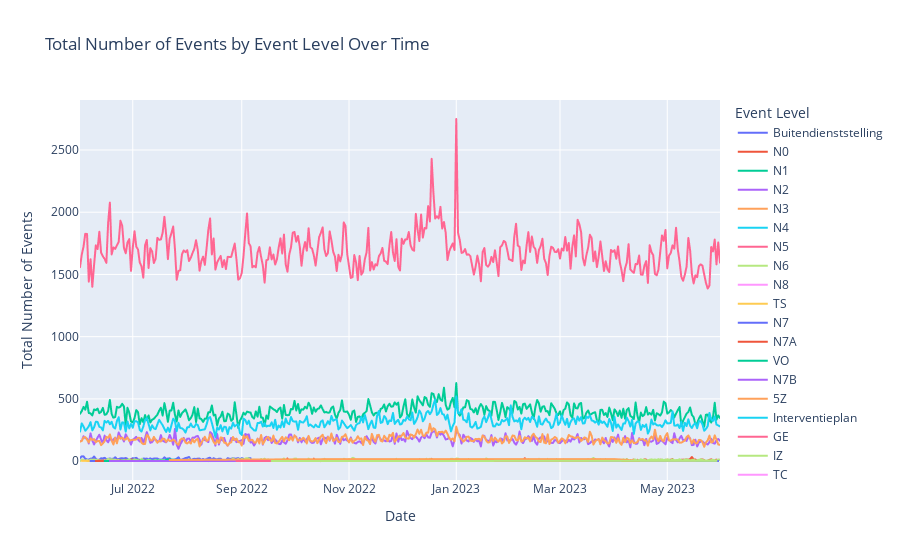

Notebook code for this chart:
### Code cell
import pandas as pd
import plotly.express as px

# Convert 't0' column to datetime type
interventions_dataset['t0'] = pd.to_datetime(interventions_dataset['t0'])

# Extract the date from the t0 column
interventions_dataset['t0_date'] = interventions_dataset['t0'].dt.date

# Group by t0_date and eventlevel_trip, then count the number of events in each group
event_counts = interventions_dataset.groupby(['t0_date', 'eventlevel_trip']).size().reset_index(name='event_count')

# Create an interactive line plot with Plotly Express
fig = px.line(event_counts, x='t0_date', y='event_count', color='eventlevel_trip', title='Total Number of Events by Event Level Over Time',
              labels={'t0_date': 'Date', 'event_count': 'Total Number of Events', 'eventlevel_trip': 'Event Level'})

# Show the plot
fig.show()

### Figure 1 — Plotly figure (JSON) as saved in the notebook; plotly's stock layout.template omitted (floating-point values rounded to 4 significant figures; data arrays with more than 128 entries replaced by an {"elided": "..."} marker saying what was removed)
{"data": [{"hovertemplate": "Event Level=Buitendienststelling<br>Date=%{x}<br>Total Number of Events=%{y}<extra></extra>", "legendgroup": "Buitendienststelling", "line": {"color": "#636efa", "dash": "solid"}, "marker": {"symbol": "circle"}, "mode": "lines", "name": "Buitendienststelling", "showlegend": true, "type": "scattergl", "x": ["2022-06-01", "2022-06-02", "2022-06-03", "2022-06-04", "2022-06-05", "2022-06-06", "2022-06-07", "2022-06-08", "2022-06-09", "2022-06-10", "2022-06-11", "2022-06-12", "2022-06-13", "2022-06-14", "2022-06-15", "2022-06-16", "2022-06-17", "2022-06-18", "2022-06-19", "2022-06-20", "2022-06-21", "2022-06-22", "2022-06-23", "2022-06-24", "2022-06-25", "2022-06-26", "2022-06-27", "2022-06-28", "2022-06-29", "2022-06-30", "2022-07-01", "2022-07-02", "2022-07-03", "2022-07-04", "2022-07-05", "2022-07-06", "2022-07-07", "2022-07-08", "2022-07-09", "2022-07-10", "2022-07-11", "2022-07-12", "2022-07-13", "2022-07-14", "2022-07-15", "2022-07-16", "2022-07-17", "2022-07-18", "2022-07-19", "2022-07-20", "2022-07-21", "2022-07-22", "2022-07-23", "2022-07-24", "2022-07-25", "2022-07-26", "2022-07-27", "2022-07-28", "2022-07-29", "2022-07-30", "2022-07-31", "2022-08-01", "2022-08-02", "2022-08-03", "2022-08-04", "2022-08-05", "2022-08-06", "2022-08-07", "2022-08-08", "2022-08-09", "2022-08-10", "2022-08-11", "2022-08-12", "2022-08-13", "2022-08-14", "2022-08-15", "2022-08-16", "2022-08-17", "2022-08-18", "2022-08-19", "2022-08-20", "2022-08-21", "2022-08-22", "2022-08-23", "2022-08-24", "2022-08-25", "2022-08-26", "2022-08-27", "2022-08-28", "2022-08-29", "2022-08-30", "2022-08-31", "2022-09-01", "2022-09-02", "2022-09-03", "2022-09-04", "2022-09-05", "2022-09-06"], "xaxis": "x", "y": [24, 38, 38, 20, 13, 12, 20, 21, 37, 17, 10, 11, 23, 21, 27, 14, 19, 21, 18, 19, 31, 16, 16, 22, 23, 21, 25, 18, 13, 16, 23, 22, 27, 13, 11, 8, 21, 19, 20, 14, 22, 15, 21, 21, 21, 14, 11, 14, 31, 19, 21, 23, 11, 12, 13, 19, 31, 9, 13, 18, 25, 27, 34, 11, 15, 19, 17, 20, 20, 10, 17, 11, 16, 24, 27, 10, 24, 15, 15, 19, 19, 10, 9, 8, 24, 19, 17, 25, 19, 21, 24, 15, 24, 19, 12, 10, 25, 23], "yaxis": "y"}, {"hovertemplate": "Event Level=N0<br>Date=%{x}<br>Total Number of Events=%{y}<extra></extra>", "legendgroup": "N0", "line": {"color": "#EF553B", "dash": "solid"}, "marker": {"symbol": "circle"}, "mode": "lines", "name": "N0", "showlegend": true, "type": "scattergl", "x": {"elided": "358 str values"}, "xaxis": "x", "y": {"elided": "358 int values"}, "yaxis": "y"}, {"hovertemplate": "Event Level=N1<br>Date=%{x}<br>Total Number of Events=%{y}<extra></extra>", "legendgroup": "N1", "line": {"color": "#00cc96", "dash": "solid"}, "marker": {"symbol": "circle"}, "mode": "lines", "name": "N1", "showlegend": true, "type": "scattergl", "x": {"elided": "365 str values"}, "xaxis": "x", "y": {"elided": "365 int values"}, "yaxis": "y"}, {"hovertemplate": "Event Level=N2<br>Date=%{x}<br>Total Number of Events=%{y}<extra></extra>", "legendgroup": "N2", "line": {"color": "#ab63fa", "dash": "solid"}, "marker": {"symbol": "circle"}, "mode": "lines", "name": "N2", "showlegend": true, "type": "scattergl", "x": {"elided": "365 str values"}, "xaxis": "x", "y": {"elided": "365 int values"}, "yaxis": "y"}, {"hovertemplate": "Event Level=N3<br>Date=%{x}<br>Total Number of Events=%{y}<extra></extra>", "legendgroup": "N3", "line": {"color": "#FFA15A", "dash": "solid"}, "marker": {"symbol": "circle"}, "mode": "lines", "name": "N3", "showlegend": true, "type": "scattergl", "x": {"elided": "365 str values"}, "xaxis": "x", "y": {"elided": "365 int values"}, "yaxis": "y"}, {"hovertemplate": "Event Level=N4<br>Date=%{x}<br>Total Number of Events=%{y}<extra></extra>", "legendgroup": "N4", "line": {"color": "#19d3f3", "dash": "solid"}, "marker": {"symbol": "circle"}, "mode": "lines", "name": "N4", "showlegend": true, "type": "scattergl", "x": {"elided": "365 str values"}, "xaxis": "x", "y": {"elided": "365 int values"}, "yaxis": "y"}, {"hovertemplate": "Event Level=N5<br>Date=%{x}<br>Total Number of Events=%{y}<extra></extra>", "legendgroup": "N5", "line": {"color": "#FF6692", "dash": "solid"}, "marker": {"symbol": "circle"}, "mode": "lines", "name": "N5", "showlegend": true, "type": "scattergl", "x": {"elided": "365 str values"}, "xaxis": "x", "y": {"elided": "365 int values"}, "yaxis": "y"}, {"hovertemplate": "Event Level=N6<br>Date=%{x}<br>Total Number of Events=%{y}<extra></extra>", "legendgroup": "N6", "line": {"color": "#B6E880", "dash": "solid"}, "marker": {"symbol": "circle"}, "mode": "lines", "name": "N6", "showlegend": true, "type": "scattergl", "x": {"elided": "365 str values"}, "xaxis": "x", "y": {"elided": "365 int values"}, "yaxis": "y"}, {"hovertemplate": "Event Level=N8<br>Date=%{x}<br>Total Number of Events=%{y}<extra></extra>", "legendgroup": "N8", "line": {"color": "#FF97FF", "dash": "solid"}, "marker": {"symbol": "circle"}, "mode": "lines", "name": "N8", "showlegend": true, "type": "scattergl", "x": ["2022-06-02", "2022-06-09", "2022-06-25", "2022-06-28", "2022-07-18", "2022-07-29", "2022-08-01", "2022-08-19", "2022-08-30", "2022-09-11", "2022-09-15", "2022-09-16", "2022-09-28", "2022-10-20", "2022-11-15", "2022-12-06", "2022-12-09", "2022-12-10", "2022-12-16", "2022-12-22", "2022-12-23", "2022-12-27", "2023-01-31", "2023-02-19", "2023-03-07", "2023-04-05", "2023-04-10", "2023-04-26", "2023-05-05", "2023-05-16"], "xaxis": "x", "y": [3, 1, 1, 1, 2, 1, 2, 1, 1, 1, 1, 1, 1, 1, 1, 1, 1, 1, 1, 1, 1, 1, 1, 1, 1, 1, 1, 1, 2, 1], "yaxis": "y"}, {"hovertemplate": "Event Level=TS<br>Date=%{x}<br>Total Number of Events=%{y}<extra></extra>", "legendgroup": "TS", "line": {"color": "#FECB52", "dash": "solid"}, "marker": {"symbol": "circle"}, "mode": "lines", "name": "TS", "showlegend": true, "type": "scattergl", "x": ["2022-06-02", "2022-06-08", "2022-06-10", "2022-06-11", "2022-06-13", "2022-06-14", "2022-06-15", "2022-06-16", "2022-06-21", "2022-06-30", "2022-07-01", "2022-07-06", "2022-07-14", "2022-07-18", "2022-07-19", "2022-07-20", "2022-07-31", "2022-08-02", "2022-08-05", "2022-08-12", "2022-08-13", "2022-08-16", "2022-08-23", "2022-09-04", "2022-09-16", "2022-09-17", "2022-09-21", "2022-09-22", "2022-09-23", "2022-09-30", "2022-10-06", "2022-10-07", "2022-10-08", "2022-10-10", "2022-10-11", "2022-10-22", "2022-10-24", "2022-10-30", "2022-11-07", "2022-11-08", "2022-11-12", "2022-11-16", "2022-11-24", "2022-12-02", "2022-12-08", "2022-12-09", "2022-12-10", "2022-12-12", "2022-12-19", "2022-12-20", "2022-12-21", "2022-12-28", "2023-01-01", "2023-01-06", "2023-01-09", "2023-01-13", "2023-01-15", "2023-01-16", "2023-01-19", "2023-01-21", "2023-01-24", "2023-01-27", "2023-01-30", "2023-02-01", "2023-02-06", "2023-02-08", "2023-02-11", "2023-02-12", "2023-02-15", "2023-02-17", "2023-02-22", "2023-02-27", "2023-03-13", "2023-03-14", "2023-03-16", "2023-03-21", "2023-03-23", "2023-03-29", "2023-03-31", "2023-04-04", "2023-04-05", "2023-04-09", "2023-04-10", "2023-04-12", "2023-04-13", "2023-04-15", "2023-04-27", "2023-04-28", "2023-05-08", "2023-05-12", "2023-05-23", "2023-05-24"], "xaxis": "x", "y": [2, 1, 1, 1, 1, 3, 3, 1, 1, 2, 3, 1, 2, 1, 1, 1, 1, 1, 2, 3, 2, 1, 1, 1, 1, 1, 1, 2, 1, 1, 2, 1, 3, 1, 2, 1, 1, 2, 1, 3, 1, 1, 2, 1, 2, 1, 1, 1, 2, 1, 1, 2, 1, 1, 1, 1, 1, 9, 5, 1, 1, 1, 2, 2, 1, 1, 1, 1, 1, 1, 1, 1, 3, 2, 1, 3, 2, 1, 3, 3, 1, 1, 1, 1, 2, 2, 2, 1, 1, 2, 2, 1], "yaxis": "y"}, {"hovertemplate": "Event Level=N7<br>Date=%{x}<br>Total Number of Events=%{y}<extra></extra>", "legendgroup": "N7", "line": {"color": "#636efa", "dash": "solid"}, "marker": {"symbol": "circle"}, "mode": "lines", "name": "N7", "showlegend": true, "type": "scattergl", "x": ["2022-06-07", "2022-06-10", "2022-06-11", "2022-06-15", "2022-06-17", "2022-06-18", "2022-06-19", "2022-06-20", "2022-06-22", "2022-06-26", "2022-07-02", "2022-07-10", "2022-07-13", "2022-07-15", "2022-07-17", "2022-07-25", "2022-08-05", "2022-08-09", "2022-08-14", "2022-09-06", "2022-09-10", "2022-09-14", "2022-09-17", "2022-10-08", "2022-10-10", "2022-10-13", "2022-11-01", "2022-11-05", "2022-11-10", "2022-11-11", "2022-11-18", "2022-11-20", "2022-11-22", "2022-11-25", "2022-12-06", "2022-12-07", "2022-12-11", "2022-12-21", "2022-12-26", "2023-01-03", "2023-02-05", "2023-02-10", "2023-02-15", "2023-02-16", "2023-02-19", "2023-02-26", "2023-03-10", "2023-03-12", "2023-03-28", "2023-03-29", "2023-04-12", "2023-04-30", "2023-05-04", "2023-05-08", "2023-05-15", "2023-05-26", "2023-05-30"], "xaxis": "x", "y": [1, 1, 1, 1, 1, 1, 2, 1, 1, 1, 1, 1, 1, 1, 1, 1, 2, 1, 1, 1, 1, 1, 1, 2, 1, 1, 1, 2, 1, 2, 2, 2, 1, 1, 1, 1, 1, 1, 1, 1, 2, 1, 1, 1, 1, 1, 1, 2, 1, 1, 1, 1, 1, 1, 1, 1, 1], "yaxis": "y"}, {"hovertemplate": "Event Level=N7A<br>Date=%{x}<br>Total Number of Events=%{y}<extra></extra>", "legendgroup": "N7A", "line": {"color": "#EF553B", "dash": "solid"}, "marker": {"symbol": "circle"}, "mode": "lines", "name": "N7A", "showlegend": true, "type": "scattergl", "x": ["2022-06-10", "2022-06-11", "2022-06-13", "2022-06-15", "2022-06-16", "2022-06-17", "2022-06-18", "2022-06-19", "2022-06-21", "2022-06-26", "2022-07-02", "2022-07-04", "2022-07-05", "2022-07-17", "2022-08-01", "2022-08-08", "2022-08-11", "2022-08-12", "2022-08-14", "2022-08-23", "2022-08-27", "2022-09-07", "2022-09-10", "2022-09-12", "2022-09-14", "2022-09-18", "2022-09-19", "2022-09-29", "2022-10-05", "2022-10-06", "2022-10-14", "2022-10-16", "2022-10-22", "2022-10-23", "2022-10-29", "2022-11-06", "2022-11-19", "2022-11-25", "2022-11-26", "2022-12-05", "2022-12-11", "2022-12-14", "2022-12-24", "2022-12-26", "2022-12-30", "2022-12-31", "2023-01-04", "2023-01-09", "2023-01-15", "2023-01-20", "2023-01-28", "2023-02-03", "2023-02-04", "2023-02-09", "2023-02-17", "2023-02-20", "2023-02-25", "2023-03-06", "2023-03-07", "2023-03-08", "2023-03-10", "2023-03-19", "2023-03-29", "2023-04-08", "2023-04-20", "2023-05-14"], "xaxis": "x", "y": [1, 1, 1, 1, 1, 1, 2, 2, 1, 1, 1, 1, 1, 2, 1, 1, 1, 1, 2, 1, 1, 1, 1, 1, 1, 1, 1, 1, 1, 1, 1, 1, 1, 2, 1, 1, 1, 1, 1, 1, 1, 1, 1, 1, 2, 1, 1, 2, 3, 2, 1, 1, 1, 1, 1, 1, 2, 1, 1, 2, 1, 1, 1, 1, 1, 1], "yaxis": "y"}, {"hovertemplate": "Event Level=VO<br>Date=%{x}<br>Total Number of Events=%{y}<extra></extra>", "legendgroup": "VO", "line": {"color": "#00cc96", "dash": "solid"}, "marker": {"symbol": "circle"}, "mode": "lines", "name": "VO", "showlegend": true, "type": "scattergl", "x": ["2022-06-15", "2022-06-18", "2022-07-19", "2022-07-21", "2022-08-05", "2022-08-06", "2022-08-20", "2022-08-23", "2022-08-25", "2022-08-27", "2022-08-30", "2022-09-12", "2022-09-19", "2022-10-23", "2022-11-03", "2022-11-15", "2022-11-18", "2022-11-23", "2022-11-30", "2022-12-14", "2022-12-21", "2023-01-17", "2023-01-29", "2023-02-01", "2023-02-25", "2023-04-04", "2023-04-05"], "xaxis": "x", "y": [1, 1, 4, 14, 2, 2, 2, 4, 1, 1, 2, 2, 2, 2, 1, 1, 3, 1, 1, 1, 2, 1, 2, 4, 2, 4, 6], "yaxis": "y"}, {"hovertemplate": "Event Level=N7B<br>Date=%{x}<br>Total Number of Events=%{y}<extra></extra>", "legendgroup": "N7B", "line": {"color": "#ab63fa", "dash": "solid"}, "marker": {"symbol": "circle"}, "mode": "lines", "name": "N7B", "showlegend": true, "type": "scattergl", "x": ["2022-06-18", "2022-06-22", "2022-07-13", "2022-10-22", "2022-12-18", "2022-12-24", "2023-02-11", "2023-04-01", "2023-04-09", "2023-04-22", "2023-04-29", "2023-04-30", "2023-05-17"], "xaxis": "x", "y": [1, 1, 1, 2, 1, 1, 2, 1, 2, 1, 1, 1, 1], "yaxis": "y"}, {"hovertemplate": "Event Level=5Z<br>Date=%{x}<br>Total Number of Events=%{y}<extra></extra>", "legendgroup": "5Z", "line": {"color": "#FFA15A", "dash": "solid"}, "marker": {"symbol": "circle"}, "mode": "lines", "name": "5Z", "showlegend": true, "type": "scattergl", "x": ["2022-07-22", "2022-10-23", "2022-10-24", "2023-04-01", "2023-04-12"], "xaxis": "x", "y": [9, 16, 16, 16, 6], "yaxis": "y"}, {"hovertemplate": "Event Level=Interventieplan<br>Date=%{x}<br>Total Number of Events=%{y}<extra></extra>", "legendgroup": "Interventieplan", "line": {"color": "#19d3f3", "dash": "solid"}, "marker": {"symbol": "circle"}, "mode": "lines", "name": "Interventieplan", "showlegend": true, "type": "scattergl", "x": ["2022-08-06"], "xaxis": "x", "y": [1], "yaxis": "y"}, {"hovertemplate": "Event Level=GE<br>Date=%{x}<br>Total Number of Events=%{y}<extra></extra>", "legendgroup": "GE", "line": {"color": "#FF6692", "dash": "solid"}, "marker": {"symbol": "circle"}, "mode": "lines", "name": "GE", "showlegend": true, "type": "scattergl", "x": ["2022-08-29", "2022-09-15", "2023-03-17"], "xaxis": "x", "y": [1, 1, 1], "yaxis": "y"}, {"hovertemplate": "Event Level=IZ<br>Date=%{x}<br>Total Number of Events=%{y}<extra></extra>", "legendgroup": "IZ", "line": {"color": "#B6E880", "dash": "solid"}, "marker": {"symbol": "circle"}, "mode": "lines", "name": "IZ", "showlegend": true, "type": "scattergl", "x": ["2022-09-18", "2023-05-29"], "xaxis": "x", "y": [1, 2], "yaxis": "y"}, {"hovertemplate": "Event Level=TC<br>Date=%{x}<br>Total Number of Events=%{y}<extra></extra>", "legendgroup": "TC", "line": {"color": "#FF97FF", "dash": "solid"}, "marker": {"symbol": "circle"}, "mode": "lines", "name": "TC", "showlegend": true, "type": "scattergl", "x": ["2022-12-16"], "xaxis": "x", "y": [1], "yaxis": "y"}, {"hovertemplate": "Event Level=PR<br>Date=%{x}<br>Total Number of Events=%{y}<extra></extra>", "legendgroup": "PR", "line": {"color": "#FECB52", "dash": "solid"}, "marker": {"symbol": "circle"}, "mode": "lines", "name": "PR", "showlegend": true, "type": "scattergl", "x": ["2023-03-11"], "xaxis": "x", "y": [1], "yaxis": "y"}, {"hovertemplate": "Event Level=BI<br>Date=%{x}<br>Total Number of Events=%{y}<extra></extra>", "legendgroup": "BI", "line": {"color": "#636efa", "dash": "solid"}, "marker": {"symbol": "circle"}, "mode": "lines", "name": "BI", "showlegend": true, "type": "scattergl", "x": ["2023-04-11"], "xaxis": "x", "y": [2], "yaxis": "y"}], "layout": {"legend": {"title": {"text": "Event Level"}, "tracegroupgap": 0}, "title": {"text": "Total Number of Events by Event Level Over Time"}, "xaxis": {"anchor": "y", "domain": [0, 1], "title": {"text": "Date"}}, "yaxis": {"anchor": "x", "domain": [0, 1], "title": {"text": "Total Number of Events"}}}}
